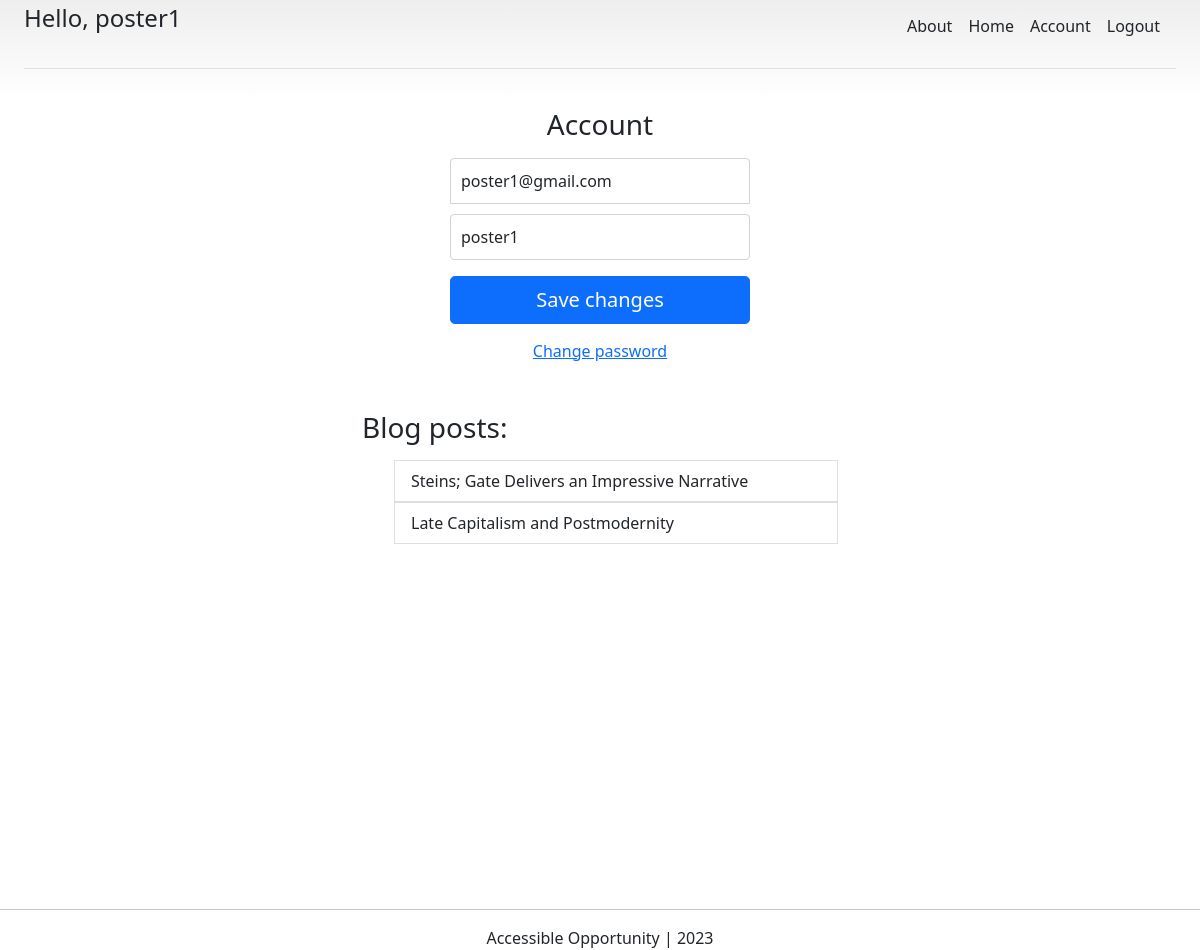
Screenshot of /account/ (signed in) with the database file from the repository.
### account/models.py (models this page shows, shortened)
class Account(AbstractBaseUser):
	email 					= models.EmailField(verbose_name="email", max_length=60,unique=True)
	username				= models.CharField(max_length=30, unique=True)
	date_joined				= models.DateTimeField(verbose_name='date joined', auto_now_add=True)
	last_login				= models.DateTimeField(verbose_name='last login', auto_now=True)
	is_admin				= models.BooleanField(default=False)
	is_active				= models.BooleanField(default=True)
	is_staff				= models.BooleanField(default=False)
	is_superuser			= models.BooleanField(default=False)
	is_poster				= models.BooleanField(default=False)
	USERNAME_FIELD = 'email'
	REQUIRED_FIELDS = ['username',]
	objects = MyAccountManager()

### blog/models.py (models this page shows)
class BlogPost(models.Model):
	title				= models.CharField(max_length=50, null=False, blank=False)
	body				= models.CharField(max_length=20000, null=False, blank=False)
	image				= models.ImageField(upload_to=upload_location, null=False, blank=False)
	date_published		= models.DateTimeField(auto_now_add=True, verbose_name="date published")
	date_updated		= models.DateTimeField(auto_now=True, verbose_name="date updated")
	author				= models.ForeignKey(settings.AUTH_USER_MODEL, on_delete=models.CASCADE)
	slug				= models.SlugField(blank=True, unique=True)
	def __str__(self):
		return self.title

### account/views.py (the view)
# urls.py: path('account/', account_view, name="account"),
def account_view(request):
	if not request.user.is_authenticated:
		return redirect("login")
	context = {}
	if request.POST:
		form = AccountUpdateForm(request.POST, instance=request.user)
		if form.is_valid():
			form.initial = {
					"email": request.POST['email'],
					"username": request.POST['username'],
			}
			form.save()
			context['success_message'] = "Updated"
	else:
		form = AccountUpdateForm(
				initial= {
					"email": request.user.email,
					"username": request.user.username,
				}
			)
	context['account_form'] = form
	blog_posts = BlogPost.objects.filter(author=request.user)
	context['blog_posts'] = blog_posts
	return render(request, 'account/account.html', context)

### account/forms.py (shortened to what this page needs)
class AccountUpdateForm(forms.ModelForm):
	class Meta:
		model = Account
		fields = ('email', 'username')

### account/templates/account/account.html (shortened to what this page needs)
{% extends 'base.html' %}
{% block content %}
<form class="form-signin" method="post">{% csrf_token %}
    <h1 class="h3 mb-3 font-weight-normal">Account</h1>
    <input type="email" name="email" class="form-control" id="inputEmail" placeholder="Email address" required autofocus value={{account_form.initial.email}}>
    <input type="text" name="username" class="form-control" id="inputUsername" placeholder="Username" required value="{{account_form.initial.username}}">
    <button class="w-100 btn btn-lg btn-primary" type="submit">Save changes</button>
</form>
{% if request.user.is_poster %}
<div class="d-flex flex column">
	<a class="m-auto" href="{% url 'password_change_complete' %}">Change password</a>
</div>
<div class="container mt-4 p-4">
	<div class="row">
		<div class="blog-posts">
			<h3 class="mb-3 font-weight-normal">Blog posts:</h3>
			{% if blog_posts %}
			<ul>
				{% for post in blog_posts %}
				<a href="{% url 'blog:detail' post.slug %}" style="text-decoration: none;">
					<li class="list-group-item">{{post}}</li>
				</a>
				{% endfor %}
			</ul>
			{% else %}
			<p>You have no blog posts. Create a post <a href="{% url 'blog:create' %}">here</a>.</p>
			{% endif %}
		</div>
	</div>
</div>
{% endif %}
{% endblock content %}

### templates/snippets/header.html (shortened to what this page needs)
	<link href="https://cdn.jsdelivr.net/npm/bootstrap@5.0.2/dist/css/bootstrap.min.css" rel="stylesheet">
<div class="d-flex flex-column flex-md-row align-items-center pb-3 mb-4 border-bottom ms-4 me-4">
  <a href="/" class="d-flex align-items-center text-dark text-decoration-none">
    <span class="fs-4">
      {% if request.user.is_authenticated %}
      <p>Hello, {{request.user.username}}</p>
      {% endif %}
    </span>
  </a>
  <nav class="d-inline-flex mt-2 mt-md-0 ms-md-auto">
    {% if request.user.is_authenticated %}
    <a class="me-3 py-2 text-dark text-decoration-none" href="{% url 'about' %}">About</a>
    <a class="me-3 py-2 text-dark text-decoration-none" href="{% url 'home' %}">Home</a>
    <a class="me-3 py-2 text-dark text-decoration-none" href="{% url 'account' %}">Account</a>
    <a class="me-3 py-2 text-dark text-decoration-none" href="{% url 'logout' %}">Logout</a>
    {% endif %}
  </nav>
</div>

### templates/snippets/header.html (style rules this page uses)
body { background-image: linear-gradient(180deg, #eee, #fff 100px, #fff); }
.container { max-width: 960px; }

### templates/snippets/base_css.html (style rules this page uses)
body { background-color: #f2f2f2; }

### account/templates/account/account.html (style rules this page uses)
.form-signin { width: 100%; max-width: 330px; padding: 15px; margin: auto; }
.form-signin .form-control { position: relative; box-sizing: border-box; height: auto; padding: 10px; font-size: 16px; }
.form-signin input[type="email"] { margin-bottom: 10px; border-bottom-right-radius: 0; border-bottom-left-radius: 0; }
.h3 { text-align: center; }
.blog-posts { max-width: 500px; width: 100%; margin: auto; }

### rows the page displays
Account: user.username "poster1", email "poster1@gmail.com", username "poster1"
BlogPost: title "Steins; Gate Delivers an Impressive Narrative"
BlogPost: title "Late Capitalism and Postmodernity"
